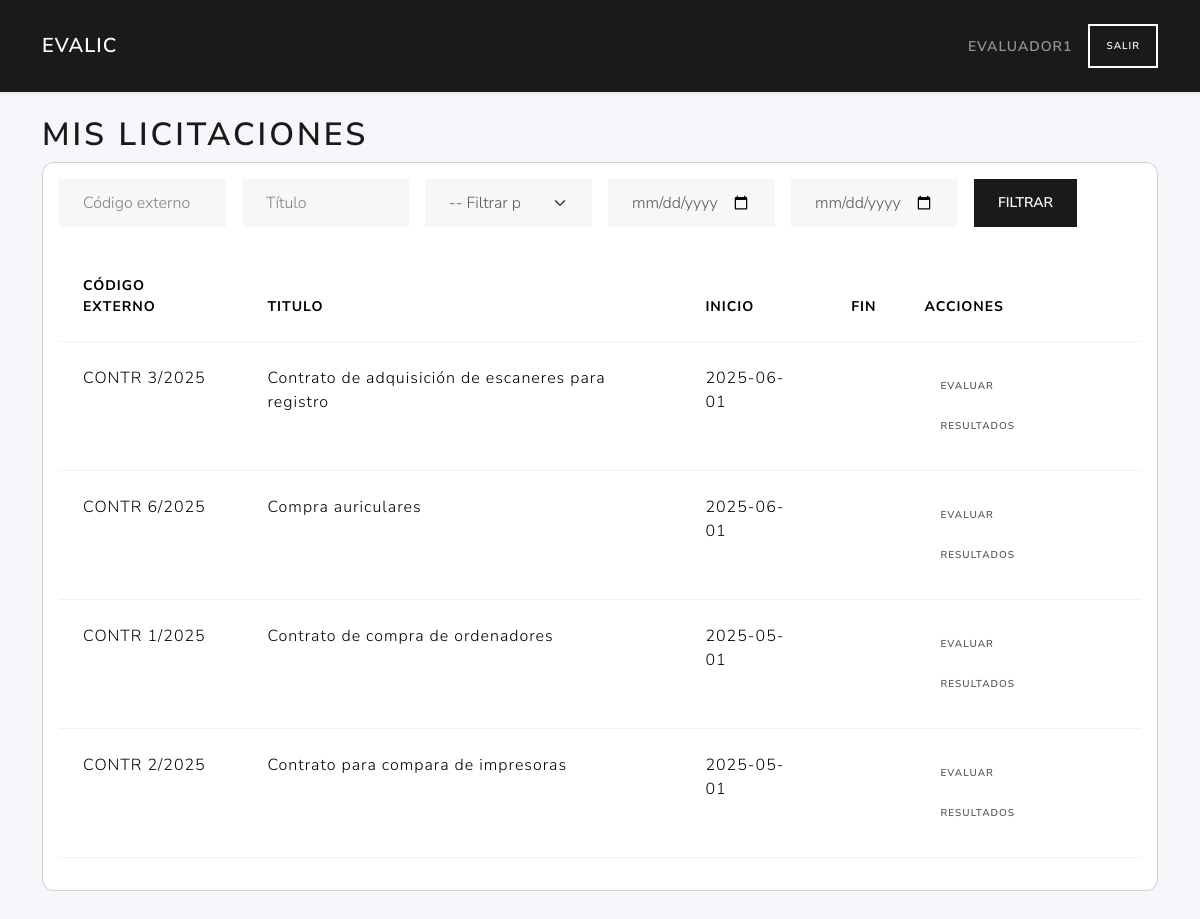
Before: /evaluador/ (signed in) with the older database file.
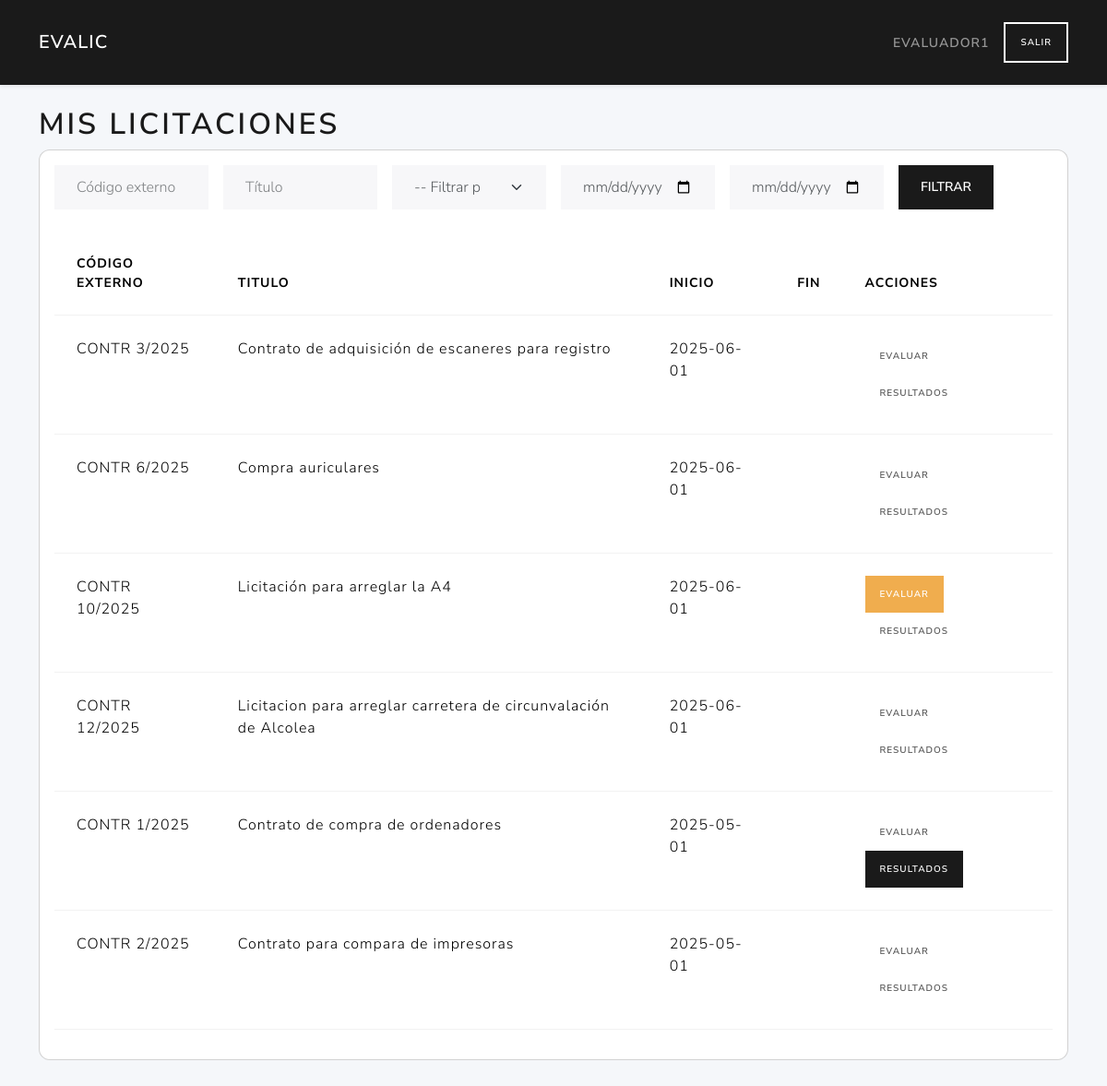
After: the same page with the newer database file.
### tables this page shows
CREATE TABLE licitaciones (
        id INTEGER PRIMARY KEY AUTOINCREMENT,
        user_id INTEGER NOT NULL,
        external_id TEXT NOT NULL,
        title TEXT NOT NULL,
        description TEXT,
        fecha_inicio TEXT NOT NULL,
        fecha_adjudicacion TEXT,
        FOREIGN KEY (user_id) REFERENCES users(id)
    );

### routes/evaluador_routes.py (the view, shortened to what this page needs)
@evaluador_bp.route('/', methods=('GET',))
def index():
    if 'user_id' not in session or session.get('role_id') != 3:
        return redirect(url_for('auth.login'))
    db = get_db(current_app)
    user_id = session.get('user_id')
    licitaciones = listar_por_evaluador(db, session['user_id'])
    external_id  = request.args.get('external_id', '').strip()
    title        = request.args.get('title', '').strip()
    fecha_tipo   = request.args.get('fecha_tipo', '')
    fecha_desde  = request.args.get('fecha_desde', '')
    fecha_hasta  = request.args.get('fecha_hasta', '')
    if external_id:
       licitaciones = [
           l for l in licitaciones
           if external_id.lower() in (l['external_id'] or '').lower()
       ]
    if title:
       licitaciones = [
           l for l in licitaciones
           if title.lower() in (l['title'] or '').lower()
       ]
    page = request.args.get('page', 1, type=int)
    per_page = current_app.config.get('LIC_PER_PAGE', 10)
    total = len(licitaciones)
    total_pages = ceil(total / per_page) if total else 1
    start = (page - 1) * per_page
    end = start + per_page
    licitaciones = licitaciones[start:end]
    print (licitaciones)
    return render_template(
        'evaluador/index.html',
        licitaciones=licitaciones,
        total_pages=total_pages,
        current_page=page,
        request=request
    )

### app.py (called while the page is built)
def create_app():
    app = Flask(__name__)
    app.permanent_session_lifetime = timedelta(hours=1)  # Sesión permanente por 1 hora
    app.config.from_object(Config)
    @app.context_processor
    def utility_processor():
        from flask import request, url_for
        def url_for_other_page(page):
            args = request.args.copy()
            args['page'] = page
            return url_for('licitaciones.index', **args)
        return dict(url_for_other_page=url_for_other_page)
    app.teardown_appcontext(close_connection)
    with app.app_context():
        init_db(app)
    app.register_blueprint(auth_bp)
    app.register_blueprint(user_bp)
    app.register_blueprint(licitaciones_bp)
    app.register_blueprint(ofertas_bp)
    app.register_blueprint(licitantes_bp)
    app.register_blueprint(evaluador_bp)
    app.register_blueprint(criterios_bp)
    return app

### models/dao.py (called while the page is built)
def close_connection(exception):
    db = getattr(g, '_database', None)
    if db is not None:
        db.close()

### services/evaluaciones_service.py (called while the page is built)
def listar_por_evaluador(db, evaluador_id):
    return fetch_licitaciones_by_evaluator(db, evaluador_id)

### templates/evaluador/index.html (shortened to what this page needs)
{% extends 'base.html' %}
{% block content %}
<h1>Mis licitaciones</h1>
<div class="card mb-4">
  <div class="card-body">
       <form method="get" class="row g-3 mb-4 flex-nowrap">
      <div class="col-md-2">
        <input type="text" name="external_id" class="form-control" placeholder="Código externo" value="{{ request.args.get('external_id', '') }}">
      </div>
      <div class="col-md-2">
        <input type="text" name="title" class="form-control" placeholder="Título" value="{{ request.args.get('title', '') }}">
      </div>
      <div class="col-md-2">
        <select name="fecha_tipo" class="form-select">
          <option value="">-- Filtrar por fecha --</option>
        </select>
      </div>
      <div class="col-md-2">
        <input type="date" name="fecha_desde" class="form-control" value="{{ request.args.get('fecha_desde', '') }}">
      </div>
      <div class="col-md-2">
        <input type="date" name="fecha_hasta" class="form-control" value="{{ request.args.get('fecha_hasta', '') }}">
      </div>
      <div class="col-md-2">
        <button type="submit" class="btn btn-primary">Filtrar</button>
      </div>
    </form>
    <table class="table">
      <thead>
        <tr>
        <th>Código externo</th>
        <th>Titulo</th>
        <th>Inicio</th>
        <th>Fin</th>
        <th>Acciones</th>
      </tr>
    </thead>
    <tbody>
      {% for lic in licitaciones %}
      <tr>
        <td>{{ lic.external_id }}</td>
        <td>{{ lic.title }}</td>
        <td>{{ lic.fecha_inicio }}</td>
        <td>{{ lic.fecha_fin }}</td>
        <td>
          {% if lic.etapa_actual == 'Sobre2' %}
            <a href="{{ url_for('evaluador.evaluar', licitacion_id=lic.id) }}" class="btn btn-warning btn-sm">Evaluar</a>
          {% else %}
            <a href="{{ url_for('evaluador.evaluar', licitacion_id=lic.id) }}" class="btn btn-secondary btn-sm disabled" tabindex="-1" aria-disabled="true">Evaluar</a>
          {% endif %}
          {% if lic.etapa_actual == 'Cerrada' %}
            <a href="{{ url_for('evaluador.informe', licitacion_id=lic.id) }}" class="btn btn-primary btn-sm">Resultados</a>
          {% else %}
            <a href="{{ url_for('evaluador.informe', licitacion_id=lic.id) }}" class="btn btn-secondary btn-sm disabled" tabindex="-1" aria-disabled="true">Resultados</a>
          {% endif %}
        </td>
      </tr>
      {% endfor %}
    </tbody>
    </table>
  </div>
</div>
{% endblock %}

Changed rows visible on the page:
added licitaciones: external_id "CONTR 10/2025", title "Licitación para arreglar la A4", fecha_inicio "2025-06-01"
added licitaciones: external_id "CONTR 12/2025", title "Licitacion para arreglar carretera de circunvalación de Alcolea", fecha_inicio "2025-06-01"
